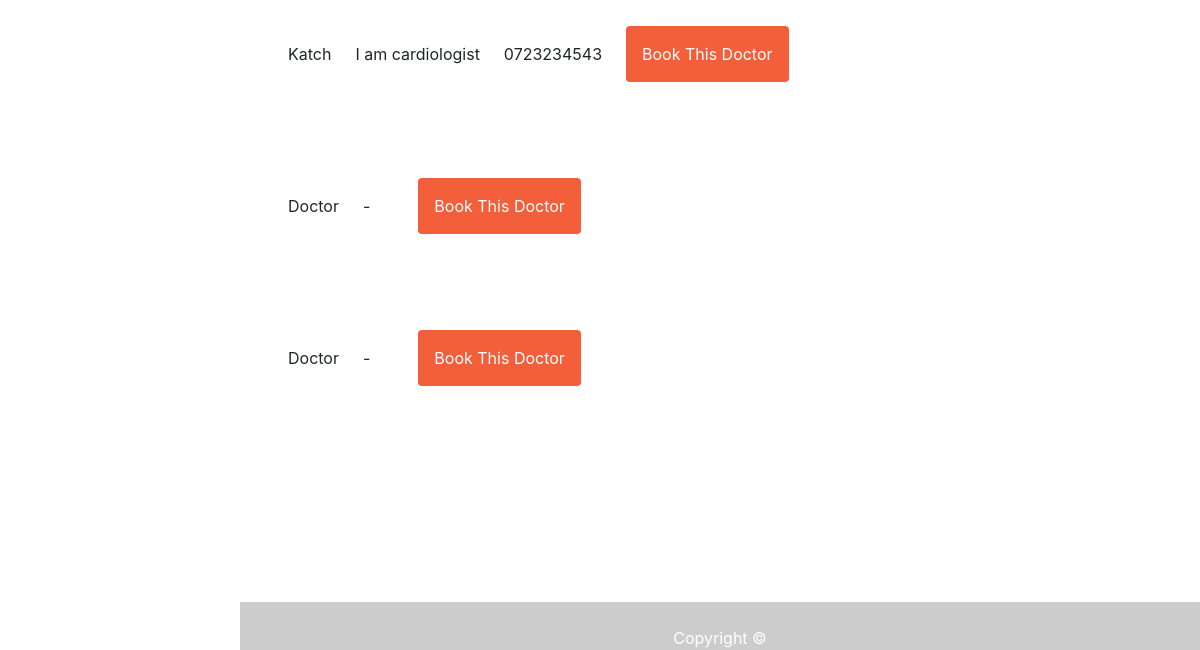
The page /all_doctors/ (lower part) on the database as committed earlier.
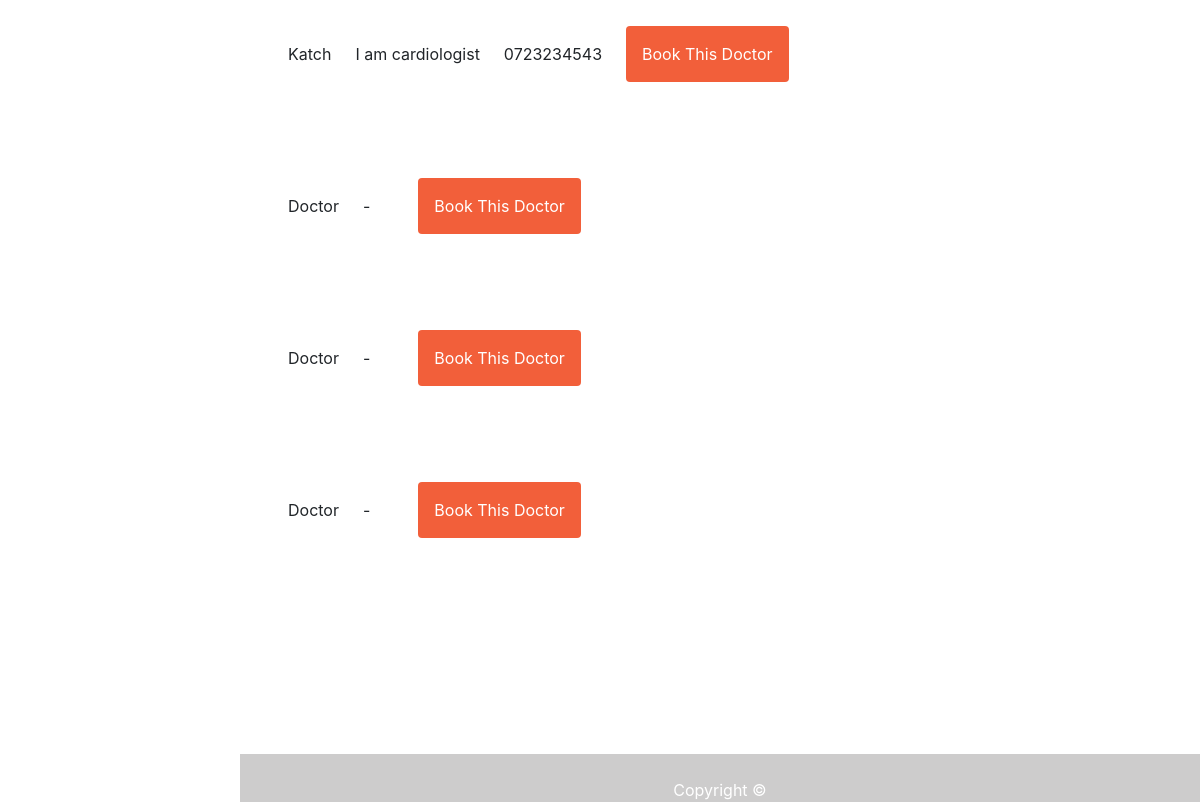
The same page on the database as committed later.
### bookingapp/models.py (models this page shows, shortened)
class Doctor(models.Model):
    CARD ='Cardiologist'
    DERMA = 'Dermatologist'
    EMERGE =  'Emergency Specialist'
    ALLERGY = 'Allergy Specialist'
    ANAE = 'Anesthesiologist'
    COLON = 'COlon and Rectal Surgeon'
    NORMAL = 'Consultant'
    SPECIALIZATION_CHOICES = [
        (CARD, 'Cardiologist'),
        (DERMA, 'Dermatologist'),
        (EMERGE, 'Emergency Specialist'),
        (ALLERGY, 'Allergy Specialist'),
        (ANAE, 'Anesthesiologist'),
        (COLON, 'COlon and Rectal Surgeon'),
        (NORMAL, 'Consultant'),
    ]
    user = models.OneToOneField(User, on_delete=models.CASCADE, related_name='doctor', null=True)
    age = models.IntegerField(null=True)
    phone = models.CharField(max_length=255)
    county = models.ForeignKey(County, on_delete=models.CASCADE, null=True)
    specialization = models.CharField(max_length=50,choices=SPECIALIZATION_CHOICES , null=True)
    biography = models.TextField(null=True, default='-')
    birth_date = models.DateField(null=True, blank=True)
    has_schedule = models.BooleanField(default=False)
    last_update = models.DateTimeField(auto_now = True)
    created_at = models.DateTimeField(auto_now_add = True)

### bookingapp/views.py (the view)
# urls.py: path('all_doctors/', views.all_doctors, name='all-doctors'),
def all_doctors(request):
    doctor = Doctor.objects.all()
    return render(request, 'patient/doctors.html', {'doctor': doctor})

### bookingapp/templates/patient/doctors.html (shortened to what this page needs)
{% extends 'patient/dashboard.html' %}
{% load tailwind_tags %}
{% block content %}
<!DOCTYPE html>
<html lang="en">
<head>
    {% tailwind_css %}
</head>
<body>
    {% for doctor in doctor %}
    <table>
    <div class="relative container mx-auto p-6">
        <div class="flex space-x-6 p-6">
    <li class="flex items-center justify-between"> <a href="">{{ doctor.user.first_name }} </a></li>
    <li class="flex items-center justify-between"> {{ doctor.biography }}</li>
    <li class="flex items-center justify-between"> {{ doctor.phone }}</li>
    <a href="{% url 'appointment-form' doctor.id  %}" class="p-3 px-6 pt-2 text-white bg-brightRed rounded baseline hover:bg-brightRedLight">
        Book This Doctor
    </a>
   </div>
</div>
</table>
    {% endfor %}
</body>
</html>
{% endblock %}

Rows that differ between the two databases and show on the page:
added Doctor: user.first_name "Doctor", biography "-"
